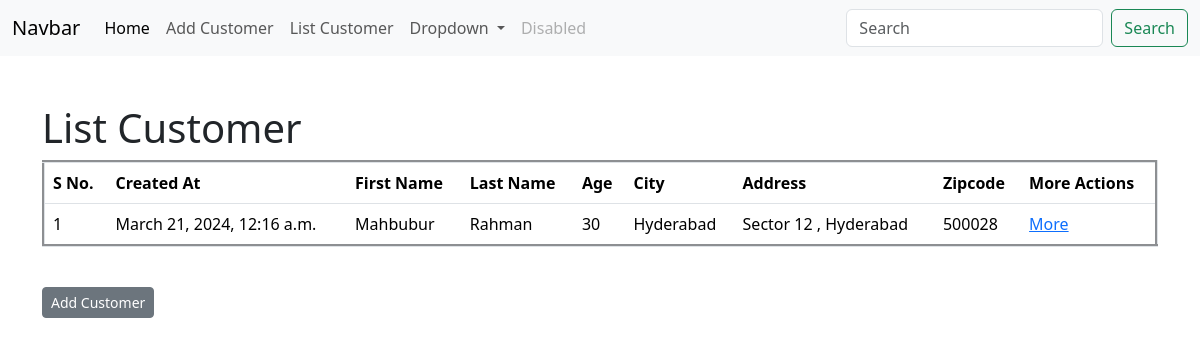
The page /list/ on the database as committed earlier.
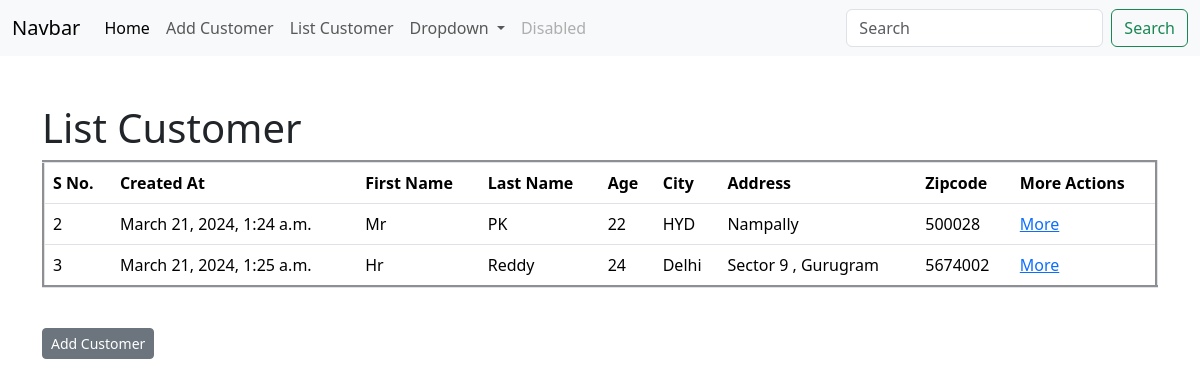
The same page on the database as committed later.
### crm_app1/models.py (models this page shows, shortened)
class CustomerRecord(models.Model):
    created_at = models.DateTimeField(auto_now_add=True)
    first_name = models.CharField(max_length=100)
    last_name = models.CharField(max_length=100)
    age = models.IntegerField()
    city = models.CharField(max_length=50)
    address = models.CharField(max_length=120)
    state = models.CharField(max_length=50)
    zipcode = models.IntegerField()

### crm_app1/views.py (the view)
# urls.py: path('list/', views.list_customer,name="list-customer"),
def list_customer(request):
    form = CustomerRecord.objects.all()
    return render(request,"list_customer.html",{'form':form})

### crm_app1/templates/list_customer.html
{% extends "base.html"%}
{%block content%}
<br>
 <h1>List Customer</h1>
<table border="3" class="table">
    <thead>
        <th scope="col">S No.</th>
        <th scope="col">Created At</th>
        <th scope="col">First Name</th>
        <th scope="col">Last Name</th>
        <th scope="col">Age</th>
        <th scope="col">City</th>
        <th scope="col">Address</th>
        <th scope="col">Zipcode</th>
        <th scope="col">More Actions</th>
    </thead>
    {%for customer in form%}
      <tr>
        <td>{{customer.id}}</td>
        <td>{{customer.created_at}}</td>
        <td>{{customer.first_name}}</td>
        <td>{{customer.last_name}}</td>
        <td>{{customer.age}}</td>
        <td>{{customer.city}}</td>
        <td>{{customer.address}}</td>
        <td>{{customer.zipcode}}</td>
        <td><a href="{% url 'detail' customer.id%}">More</a></td>
      </tr>
      {%endfor%}
  </table>
  <br>
<a  href="{% url 'create'%}" class="btn btn-secondary btn-sm" >Add Customer</a>
{%endblock%}

### crm_app1/templates/base.html (shortened to what this page needs)
<!doctype html>
<html lang="en">
  <head>
    <link href="https://cdn.jsdelivr.net/npm/bootstrap@5.3.3/dist/css/bootstrap.min.css" rel="stylesheet">
  </head>
  <body>
    {% include "navbar.html"%}
    <br>
    <div class="container">
    {%block content%}
    {%endblock%}
</div>
  </body>
</html>

### crm_app1/templates/navbar.html (shortened to what this page needs)
{%block content%}
<nav class="navbar navbar-expand-lg bg-body-tertiary">
    <div class="container-fluid">
      <a class="navbar-brand" href="/">Navbar</a>
      <div class="collapse navbar-collapse" id="navbarSupportedContent">
        <ul class="navbar-nav me-auto mb-2 mb-lg-0">
          <li class="nav-item">
            <a class="nav-link active" aria-current="page" href="/">Home</a>
          </li>
          <li class="nav-item">
            <a class="nav-link" href="{% url 'create'%}">Add Customer</a>
          </li>
          <li class="nav-item">
            <a class="nav-link" href="{% url 'list-customer'%}">List Customer</a>
          </li>
          <li class="nav-item dropdown">
            <a class="nav-link dropdown-toggle" href="#" role="button" data-bs-toggle="dropdown" aria-expanded="false">
              Dropdown
            </a>
          </li>
          <li class="nav-item">
            <a class="nav-link disabled" aria-disabled="true">Disabled</a>
          </li>
        </ul>
        <form class="d-flex" role="search">
          <input class="form-control me-2" type="search" placeholder="Search" aria-label="Search">
          <button class="btn btn-outline-success" type="submit">Search</button>
        </form>
      </div>
    </div>
  </nav>
  {%endblock%}

Rows that differ between the two databases and show on the page:
removed CustomerRecord: id "1", created_at "March 21, 2024, 12:16 a.m.", first_name "Mahbubur", last_name "Rahman", age "30", city "Hyderabad", address "Sector 12 , Hyderabad", zipcode "500028"
added CustomerRecord: id "2", created_at "March 21, 2024, 1:24 a.m.", first_name "Mr", last_name "PK", age "22", city "HYD", address "Nampally", zipcode "500028"
added CustomerRecord: id "3", created_at "March 21, 2024, 1:25 a.m.", first_name "Hr", last_name "Reddy", age "24", city "Delhi", address "Sector 9 , Gurugram", zipcode "5674002"
